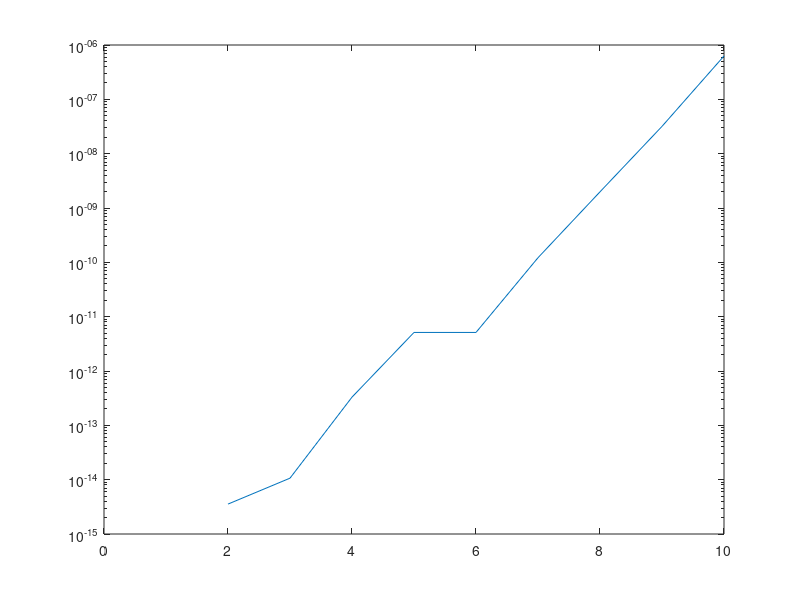

Recreate this plot in MATLAB. (Note: this script raises an error after producing the figure.)
%% Assignment 1
% The issue can be resolved with "+ (-10^kv(j) - pi)" instead. 
% The larger the number, the less pi plays a role in the addition
% to 10^kv(j), which means the error will go towards the limit pi.
kv=0:10;
fv = [];
for j=1:length(kv)
    fv(j) = ((pi+10^kv(j))) - 10^kv(j) - pi
end
semilogy(kv,abs(fv))

%% Assignment 2

met1 = [];
met2 = [];
time1 = [];
time2 = [];

n = 200;
for ii = 1:100
    A = randn(n,n);
    b = randn(n,1);
    tic();
    x=gausselim(A,b);
    time1(ii) = toc();
    met1(ii) = norm(A*x-b);
    tic();
    x = A\b;
    time2(ii) = toc();
    met2(ii) = norm(A*x-b);
end
disp('mean values hand written code')
mean(met1)
mean(time1)
disp('mean values built-in')
mean(met2) % These met2 things have no meaning, remove
mean(time2)

%% Assignment 3
clear;
x = -2*pi:pi/100:3*pi;
plot(x, f(x), x, 0);
% Based on above plot, approximate start guesses are: 
% -1, -0.5, 2, 3, 4.5 for all roots
% -1 and 4.5 smallest and biggest root
guess = 4.5;
previous_guess = 0;
iterations = 0;
while abs(guess - previous_guess) > 10^-10
    iterations = iterations +1;
    previous_guess = guess;
    guess = guess - (f(guess)/df(guess));
end
disp('Done with Newton-Raphsons method')
guess
iterations
% root = -0.8984 in 3 iterations
% root = 4.5178 in 2 iterations
